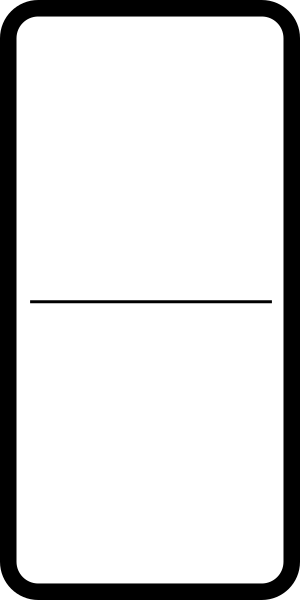
#> input picture images/00.png, 300 x 600 px; its folder holds 5 pictures in this run; the run also reads 2 pictures not shown here
$ python game.py   (older library calls are emulated)
#> lines starting #> are read from the running program, lines starting #| are printed output that depends on the picture
### domino.py
from tkinter import *
from PIL import ImageTk, Image

class tile:
    topval = 0
    bottomval = 0
    image = None
    imagef = None
    f = None

    def __init__(self,filename,t,b):
        imagef = Image.open(filename)
        imagef = imagef.resize((40,40),Image.ANTIALIAS)
        self.image = ImageTk.PhotoImage(imagef)
        self.topval = t
        self.bottomval = b
        self.f = filename

    # [5 lines left out: function align_tile, not called in this run]

class place_t:
    x = 0
    y = 0
    openval = 0

    # [4 lines left out: function __init__, not called in this run]

### minimax.py
import domino
from math import *
all_tiles = []


def set_up(a):
    all_tiles = a


# [86 lines left out: functions get_hand, points, get_playable, minimax, not called in this run]


### game.py
from tkinter import *
import tkinter.font as font
from PIL import ImageTk, Image
import domino
import os
import random
from math import *
import minimax

set_of_tiles = []
number_tiles = [0,0,0,0,0,0,0]
tiles_on_field = []
player_hand = []
ai_hand = []
game_frame = None
buttons = []
labels = []
field = []

player_score = 0
ai_score = 0
ps = "Pionts: " + str(player_score)
ais = "0" + str(ai_score)

def delete_tiles():
    for i in labels:
        i.destroy

def start_up():
    cover = Label(game_frame, bg="white", width=1800,height=800).place(x=30,y=90)
    player_side = Label(game_frame,bg="black", width=150, height=5).place(x=0, y=600)
    ai_side = Label(game_frame,bg="black", width=150, height=5).place(x=0, y=0)
    random_button = Button(game_frame,text="Take Random Tile",bg="gray", width=15,height=1,command=lambda:get_random_tile(1)).place(x=790,y=580)
    random_button = Button(game_frame,text="Pass",bg="green", width=10,height=1,command=lambda:ai_decision_making()).place(x=700,y=580)
    playerscore = Label(game_frame,bg="white",text=ps,width=20,height=3).place(x=750,y=605)
    aiscore = Label(game_frame,bg="white",text=ais,width=20,height=3).place(x=750,y=30)
    set_of_tiles.clear()
    tiles_on_field.clear()
    player_hand.clear()
    ai_hand.clear()
    create_tiles()

    i = 0
    while i < 7:
        ai = random.randint(0,len(set_of_tiles)-1)
        ai_hand.append(set_of_tiles.pop(ai))
        pl = random.randint(0,len(set_of_tiles)-1)
        player_hand.append(set_of_tiles.pop(pl))
        i+=1


    show_ai_hand()
    show_player_hand()


def clear_frame():
    for widget in game_frame:
        widget.master.destroy()


def add_(hand):
    score = 0
    for i in hand:
        score += i.topval
        score += i.bottomval
    return score


# [240 lines left out: functions find_max, ai_decision_making, display, get_random_tile, removetile, show_player_hand and 2 more, not called in this run]


def create_tiles():
    images = os.listdir('images/')
    images.pop(len(images)-1)
    ln = 0
    rn = 0
    rl = 0
    for imagefile in images:
        imagefile = "images/" + imagefile
        dominop = domino.tile(imagefile,ln,rn)
        set_of_tiles.append(dominop)
        if rn == 6:
            rl+=1
            rn = rl
            ln+=1
        else:
            rn+=1
#> this loop made 4 passes
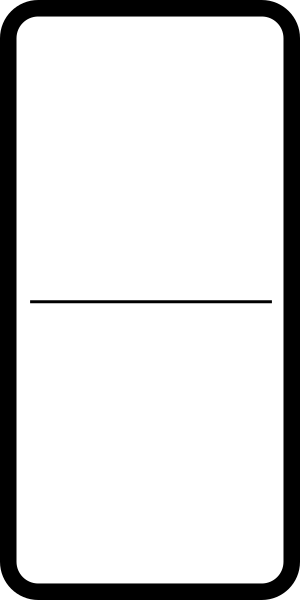
#> input picture images/00.png, 300 x 600 px
#> pass 1, in __init__, `imagef = imagef.resize((40,40),Image.ANTIALIAS)`:
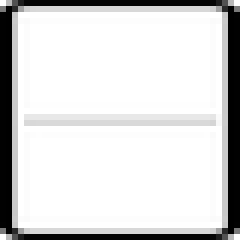
#> imagef: PIL image 40x40 RGBA (shown 6 times larger); mean R, G, B, A 211.9, 211.9, 211.9, 253.3; transparent parts drawn white
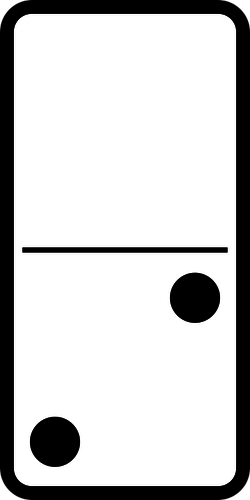
#> input picture images/02.png, 250 x 500 px
#> pass 2, in __init__ (call 2), `imagef = imagef.resize((40,40),Image.ANTIALIAS)`:
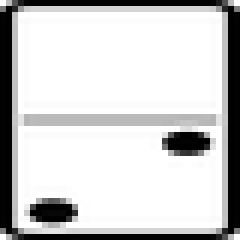
#> imagef: PIL image 40x40 LA (shown 6 times larger); mean R, G, B, A 201.7, 201.7, 201.7, 253.3; transparent parts drawn white
#> pass 3, in __init__ (call 3), `imagef = Image.open(filename)`:
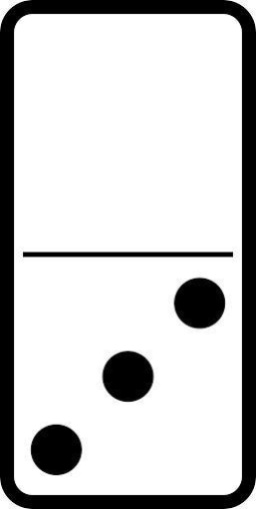
#> imagef: PIL image 256x509 RGBA; mean R, G, B, A 201.9, 201.9, 201.9, 255
    minimax.set_up(set_of_tiles)

# [9 lines left out: function show_ai_hand, not called in this run]


game_window = Tk(className="AI Domino Game")
game_window.geometry("900x680")
game_frame = Canvas(game_window, width=900, height=680)
game_frame.pack()

GAME_LOOP = True
while GAME_LOOP:
    game_window.update()

    if len(ai_hand) == 0:
        print("AI WINS Round")
        ai_score += add_(player_hand)
        af = open("ai.txt","a")
        af.write(str(ai_score) + "\n")
        af.close()
        if ai_score >= 100:
            print("AI Wins Game")
            cover = Label(game_frame, bg="white", width=1800,height=800).place(x=30,y=90)
            l = Label(game_frame, text="CPU WINS").place(x=450,y=320)
            game_window.after(5000, game_window.destroy())
        print("Pionts scored: " + str(ai_score))
        ais = "Pionts: " + str(ai_score)
        game_frame.delete('all')
#> (the run stopped early here; a loop or call above may not have finished)
